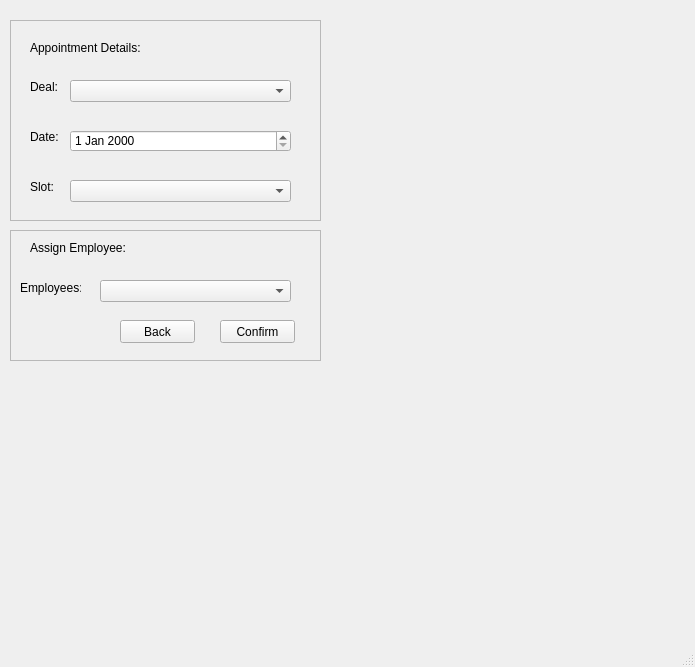
<?xml version="1.0" encoding="UTF-8"?>
<ui version="4.0">
 <class>MainWindow</class>
 <widget class="QMainWindow" name="MainWindow">
  <property name="geometry">
   <rect>
    <x>0</x>
    <y>0</y>
    <width>695</width>
    <height>667</height>
   </rect>
  </property>
  <property name="windowTitle">
   <string>MainWindow</string>
  </property>
  <widget class="QWidget" name="centralwidget">
   <widget class="QFrame" name="frame">
    <property name="geometry">
     <rect>
      <x>10</x>
      <y>20</y>
      <width>311</width>
      <height>201</height>
     </rect>
    </property>
    <property name="frameShape">
     <enum>QFrame::StyledPanel</enum>
    </property>
    <property name="frameShadow">
     <enum>QFrame::Raised</enum>
    </property>
    <widget class="QLabel" name="label">
     <property name="geometry">
      <rect>
       <x>20</x>
       <y>20</y>
       <width>151</width>
       <height>16</height>
      </rect>
     </property>
     <property name="text">
      <string>Appointment Details:</string>
     </property>
    </widget>
    <widget class="QLabel" name="label_6">
     <property name="geometry">
      <rect>
       <x>20</x>
       <y>60</y>
       <width>47</width>
       <height>13</height>
      </rect>
     </property>
     <property name="text">
      <string>Deal:</string>
     </property>
    </widget>
    <widget class="QLabel" name="label_7">
     <property name="geometry">
      <rect>
       <x>20</x>
       <y>110</y>
       <width>47</width>
       <height>13</height>
      </rect>
     </property>
     <property name="text">
      <string>Date:</string>
     </property>
    </widget>
    <widget class="QLabel" name="label_8">
     <property name="geometry">
      <rect>
       <x>20</x>
       <y>160</y>
       <width>47</width>
       <height>13</height>
      </rect>
     </property>
     <property name="text">
      <string>Slot:</string>
     </property>
    </widget>
    <widget class="QComboBox" name="comboBox_3">
     <property name="geometry">
      <rect>
       <x>60</x>
       <y>60</y>
       <width>221</width>
       <height>22</height>
      </rect>
     </property>
    </widget>
    <widget class="QComboBox" name="comboBox_4">
     <property name="geometry">
      <rect>
       <x>60</x>
       <y>160</y>
       <width>221</width>
       <height>22</height>
      </rect>
     </property>
    </widget>
    <widget class="QDateEdit" name="dateEdit_2">
     <property name="geometry">
      <rect>
       <x>60</x>
       <y>110</y>
       <width>221</width>
       <height>22</height>
      </rect>
     </property>
    </widget>
   </widget>
   <widget class="QFrame" name="frame_2">
    <property name="geometry">
     <rect>
      <x>10</x>
      <y>230</y>
      <width>311</width>
      <height>131</height>
     </rect>
    </property>
    <property name="frameShape">
     <enum>QFrame::StyledPanel</enum>
    </property>
    <property name="frameShadow">
     <enum>QFrame::Raised</enum>
    </property>
    <widget class="QLabel" name="label_9">
     <property name="geometry">
      <rect>
       <x>20</x>
       <y>10</y>
       <width>131</width>
       <height>16</height>
      </rect>
     </property>
     <property name="text">
      <string>Assign Employee:</string>
     </property>
    </widget>
    <widget class="QLabel" name="label_10">
     <property name="geometry">
      <rect>
       <x>10</x>
       <y>50</y>
       <width>61</width>
       <height>16</height>
      </rect>
     </property>
     <property name="text">
      <string>Employees:</string>
     </property>
    </widget>
    <widget class="QComboBox" name="comboBox_5">
     <property name="geometry">
      <rect>
       <x>90</x>
       <y>50</y>
       <width>191</width>
       <height>22</height>
      </rect>
     </property>
    </widget>
    <widget class="QPushButton" name="pushButton_3">
     <property name="geometry">
      <rect>
       <x>210</x>
       <y>90</y>
       <width>75</width>
       <height>23</height>
      </rect>
     </property>
     <property name="text">
      <string>Confirm</string>
     </property>
    </widget>
    <widget class="QPushButton" name="pushButton_4">
     <property name="geometry">
      <rect>
       <x>110</x>
       <y>90</y>
       <width>75</width>
       <height>23</height>
      </rect>
     </property>
     <property name="text">
      <string>Back</string>
     </property>
    </widget>
   </widget>
  </widget>
  <widget class="QMenuBar" name="menubar">
   <property name="geometry">
    <rect>
     <x>0</x>
     <y>0</y>
     <width>695</width>
     <height>26</height>
    </rect>
   </property>
  </widget>
  <widget class="QStatusBar" name="statusbar"/>
 </widget>
 <resources/>
 <connections/>
</ui>
